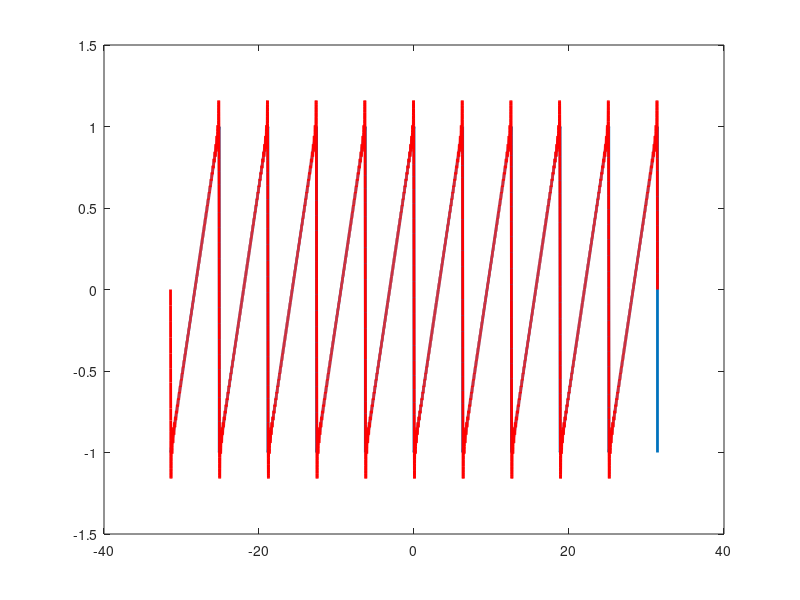
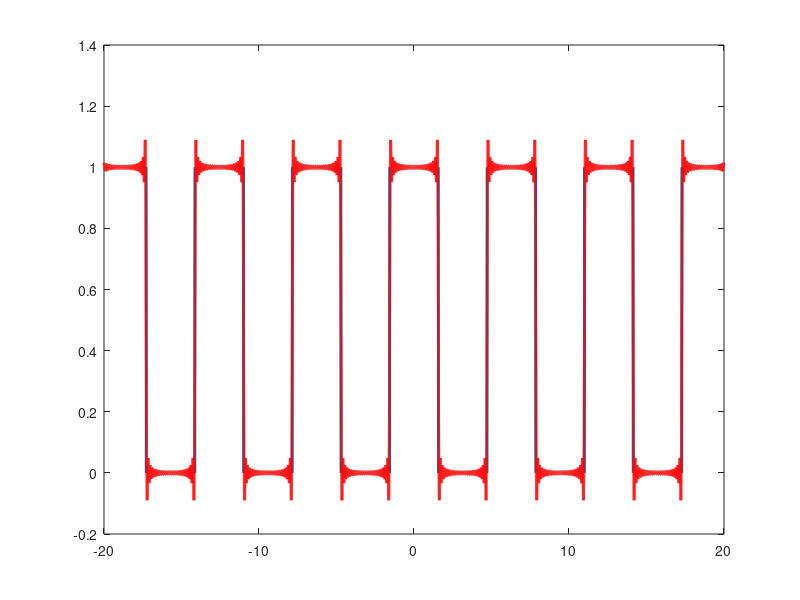
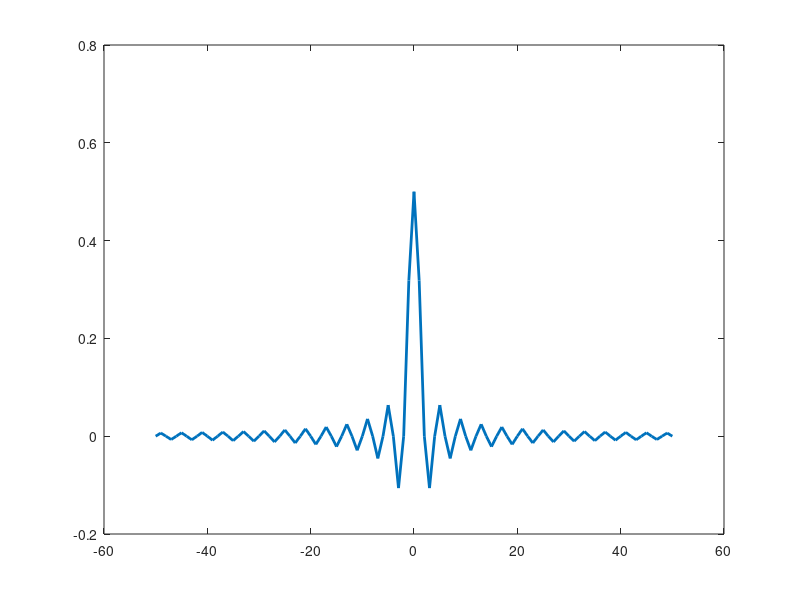
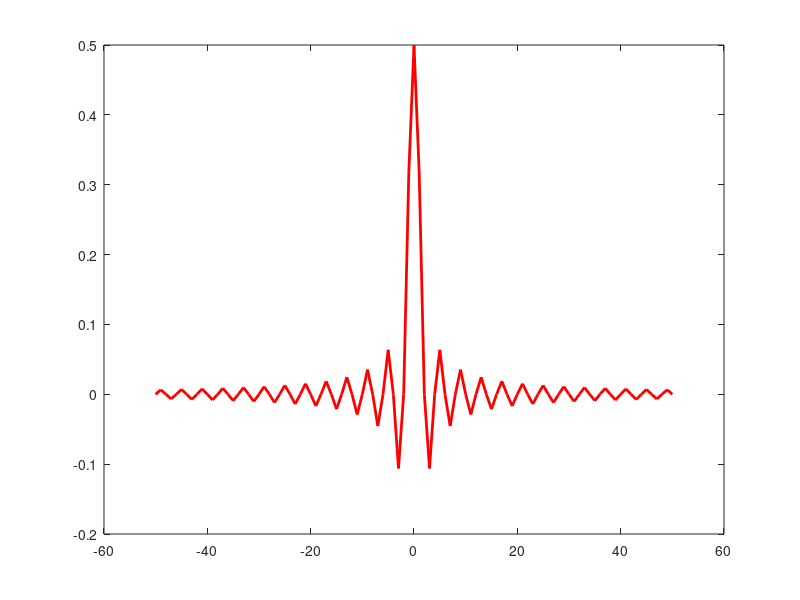

These figures' MATLAB source, in order:
clear all; clc; close all

%Fourier Series Examples

%Sawtooth wave
%Plot of the sawtooth wave, a periodic continuation of the linear function 
%s(t)=t/\pi  on the interval (-\pi ,\pi ]

K = 10;
T = 2*pi; %period
w0 = 2*pi/T; %fundamental frequency (angular)
t = linspace(-T/2*K,T/2*K,2*K*1000);
s = @(t) sawtooth(t);

figure; plot(t,s(t),'linewidth',2)

N = 50;   
a0 = 1/T * integral(@(t) s(t),-T/2,T/2);
a = zeros(1,N);
b = zeros(1,N);
sN = a0;
%Synthesis process
for n = 1:N
    a(n) = 2/T * integral(@(t) s(t).*cos(n*w0*t),-T/2,T/2);
    b(n) = 2/T * integral(@(t) s(t).*sin(n*w0*t),-T/2,T/2);

    sN = sN + a(n)*cos(n*w0*t) + b(n)*sin(n*w0*t);
end

hold on; plot(t,sN,'r','linewidth',2);

%%
%Square wave (a real signal)
t = -20:.0001:20;
w0 = 1;
T = 2*pi/w0;

%duty cycle 50%
s = @(t) (1+square(w0*(t+pi/2),50))/2; 
figure; plot(t,s(t),'linewidth',2)

N = 50;   
a0 = 2/T * integral(@(t) s(t),-T/2,T/2);
a = zeros(1,N);
b = zeros(1,N);
sN = a0/2;
%Synthesis process
for n = 1:N
    a(n) = 2/T * integral(@(t) s(t).*cos(n*w0*t),-T/2,T/2);
    b(n) = 2/T * integral(@(t) s(t).*sin(n*w0*t),-T/2,T/2);

    sN = sN + a(n)*cos(n*w0*t) + b(n)*sin(n*w0*t);
end

hold on; plot(t,sN,'r','linewidth',2);

%Samples of FS coefficients
c = zeros(1,2*N+1);
for n = 1:2*N+1
    if n<N+1
        c(n) = (a((N+1)-n)+1i*b((N+1)-n))/2;
    elseif n>N+1
        c(n) = (a(n-(N+1))-1i*b(n-(N+1)))/2;
    else
        c(n) = a0/2;
    end
end
figure; plot(-N:1:N,c,'linewidth',2);

%What about sinc function? sinc(x) =  sin(pi*x)/(pi*x)
%c_k = sin(k*pi/2)/(pi*k);
Nset = -N:1:N;
figure; plot(Nset,1/2*sinc(Nset/2),'r','linewidth',2)
%%
%sinc function

t = linspace(-N,N);
s = @(t) 1/2*sinc(t/2);
figure; plot(t,s(t),'k','linewidth',2);


